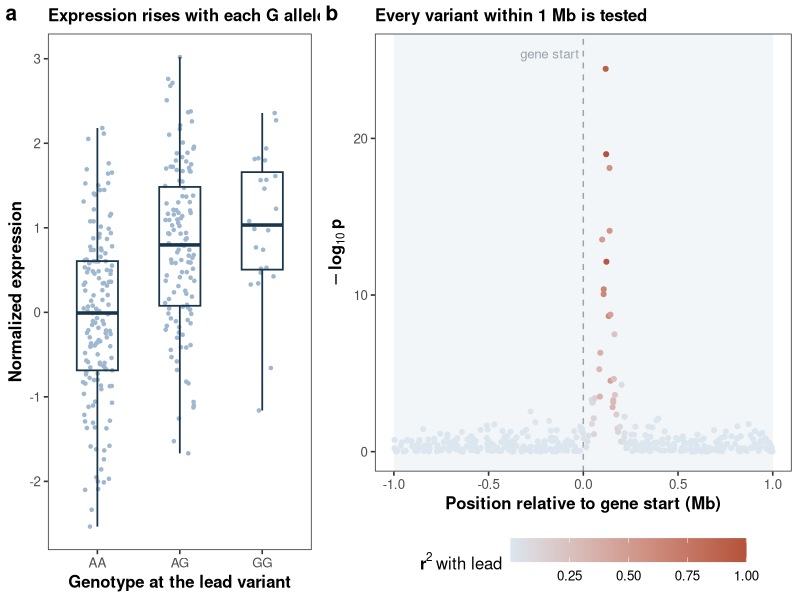
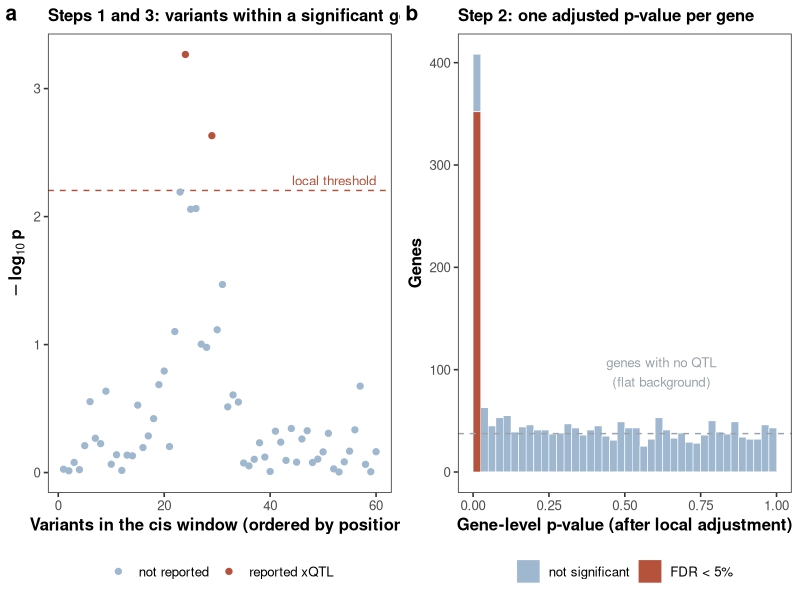
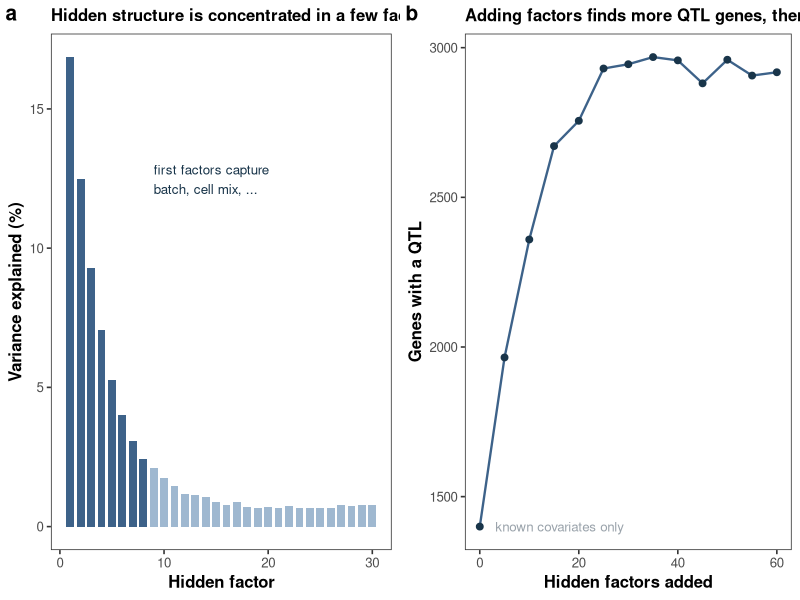
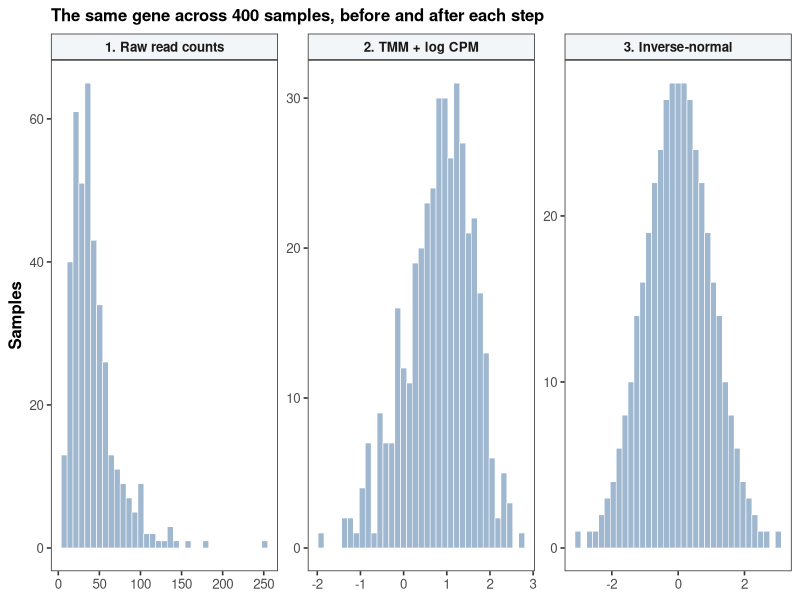
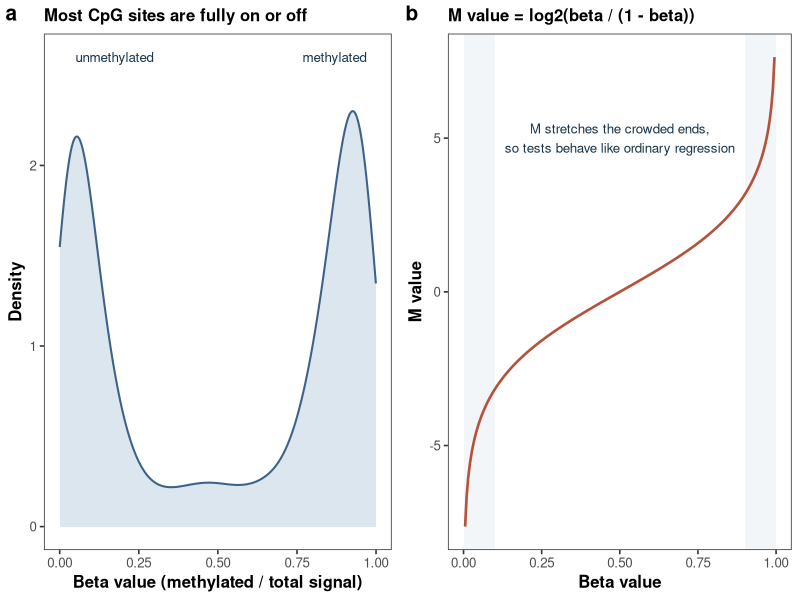
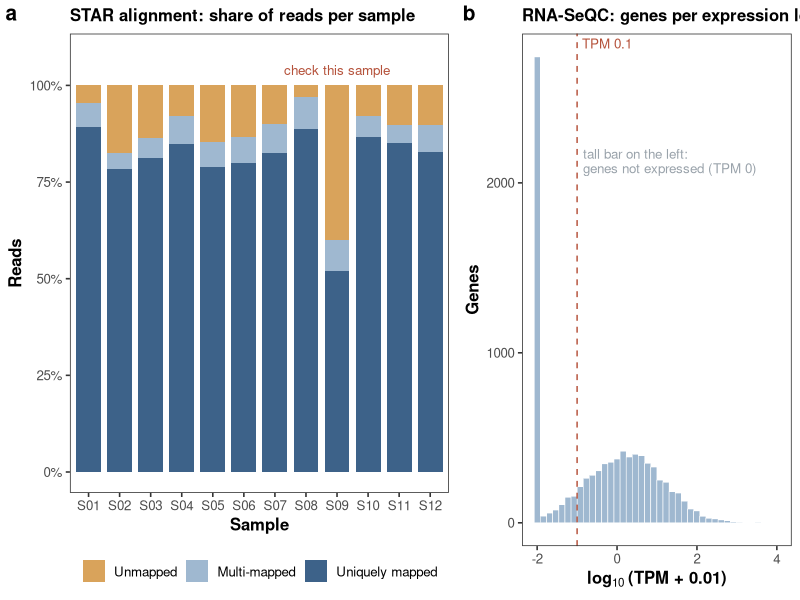

The R source for these figures, in order:
# Teaching figures for the module pages, drawn from simulated data in the xqtl-paper style
# (theme_bw, no grid lines, bold titles, soft colour ramps).
# Run from the repository root:  Rscript website/figures/module_figures.R
# Writes website/figures/modules/<module>.png
suppressPackageStartupMessages({ library(ggplot2); library(grid) })
set.seed(2026)
out <- "website/figures/modules"
dir.create(out, showWarnings = FALSE, recursive = TRUE)

navy <- "#19354a"; blue <- "#3d6289"; sky <- "#9fb8d0"; pale <- "#dce6ef"
red  <- "#b5523b"; sand <- "#d9a35b"; grey <- "#9aa3ab"

theme_x <- function(base = 12) theme_bw(base_size = base) + theme(
  panel.grid = element_blank(),
  plot.title = element_text(face = "bold", size = base),
  axis.title = element_text(face = "bold"),
  legend.position = "bottom", legend.title = element_text(face = "bold"),
  strip.background = element_rect(fill = "#f3f6f8"), strip.text = element_text(face = "bold"))

# lay panels side by side with bold a, b, c tags
save_panels <- function(file, plots, widths = rep(1, length(plots)), w = 10, h = 4) {
  png(file.path(out, file), width = w, height = h, units = "in", res = 200)
  grid.newpage()
  pushViewport(viewport(layout = grid.layout(1, length(plots), widths = unit(widths, "null"))))
  for (i in seq_along(plots)) {
    vp <- viewport(layout.pos.row = 1, layout.pos.col = i)
    print(plots[[i]], vp = vp)
    pushViewport(vp)
    if (length(plots) > 1) grid.text(letters[i], x = unit(4, "pt"), y = unit(1, "npc") - unit(4, "pt"),
              just = c("left", "top"), gp = gpar(fontface = "bold", fontsize = 15))
    popViewport()
  }
  invisible(dev.off())
}

## 1. TensorQTL: one gene with a cis-eQTL --------------------------------------------------
n <- 300; maf <- 0.3
g <- rbinom(n, 2, maf)
expr <- 0.6 * g + rnorm(n)
d1 <- data.frame(geno = factor(c("AA", "AG", "GG")[g + 1], levels = c("AA", "AG", "GG")), expr)
p1a <- ggplot(d1, aes(geno, expr)) +
  geom_jitter(width = 0.18, size = 0.9, colour = sky) +
  geom_boxplot(fill = NA, colour = navy, outlier.shape = NA, width = 0.5, linewidth = 0.6) +
  labs(title = "Expression rises with each G allele", x = "Genotype at the lead variant",
       y = "Normalized expression") + theme_x()

pos <- sort(runif(400, -1e6, 1e6)); lead <- which.min(abs(pos - 1.2e5))
ld <- exp(-abs(pos - pos[lead]) / 6e4)                # LD with the lead variant decays with distance
z  <- 9 * ld * sign(rnorm(400, 2)) + rnorm(400)
d1b <- data.frame(pos = pos / 1e6, lp = -log10(2 * pnorm(-abs(z))), ld = ld^2)
p1b <- ggplot(d1b, aes(pos, lp, colour = ld)) +
  annotate("rect", xmin = -1, xmax = 1, ymin = -Inf, ymax = Inf, fill = "#f3f6f8") +
  geom_vline(xintercept = 0, linetype = 2, colour = grey) +
  geom_point(size = 1.4) +
  annotate("text", x = 0, y = max(d1b$lp) * 1.04, label = "gene start ", colour = grey, size = 3.4, hjust = 1) +
  scale_colour_gradient(low = pale, high = red, name = expression(bold(r^2)~"with lead")) +
  labs(title = "Every variant within 1 Mb is tested", x = "Position relative to gene start (Mb)",
       y = expression(bold(-log[10]~p))) + theme_x() +
  theme(legend.key.width = unit(1.2, "cm"))
save_panels("tensorqtl.png", list(p1a, p1b), widths = c(0.8, 1.2))

## 2. QTL post-processing: local then global correction -----------------------------------
m <- 2000; is_e <- runif(m) < 0.25
pmin <- ifelse(is_e, rbeta(m, 0.08, 1), runif(m))       # gene-level adjusted minimum p
o <- order(pmin); bh <- p.adjust(pmin, "BH")
d2 <- data.frame(p = pmin, sig = bh < 0.05)
p2a <- ggplot(d2, aes(p, fill = sig)) +
  geom_histogram(breaks = seq(0, 1, 0.025), colour = "white", linewidth = 0.2) +
  geom_hline(yintercept = sum(!is_e) / 40, linetype = 2, colour = grey) +
  annotate("text", x = 0.62, y = sum(!is_e) / 40, label = "genes with no QTL\n(flat background)",
           vjust = -1.6, colour = grey, size = 3.4) +
  scale_fill_manual(values = c(`TRUE` = red, `FALSE` = sky), labels = c(`TRUE` = "FDR < 5%", `FALSE` = "not significant"), name = NULL) +
  labs(title = "Step 2: one adjusted p-value per gene", x = "Gene-level p-value (after local adjustment)",
       y = "Genes") + theme_x()
nv <- 60; zv <- 3.2 * exp(-abs(1:nv - 25) / 6) + rnorm(nv, 0, 0.5)
pv <- 2 * pnorm(-abs(zv)); keep <- pv < 0.05 / 8        # eigenMT-like: ~8 effective tests
d2b <- data.frame(i = 1:nv, lp = -log10(pv), keep)
p2b <- ggplot(d2b, aes(i, lp, colour = keep)) +
  geom_hline(yintercept = -log10(0.05 / 8), linetype = 2, colour = red) +
  annotate("text", x = nv, y = -log10(0.05 / 8), label = "local threshold", hjust = 1, vjust = -0.5, colour = red, size = 3.4) +
  geom_point(size = 1.8) +
  scale_colour_manual(values = c(`TRUE` = red, `FALSE` = sky), labels = c(`TRUE` = "reported xQTL", `FALSE` = "not reported"), name = NULL) +
  labs(title = "Steps 1 and 3: variants within a significant gene", x = "Variants in the cis window (ordered by position)",
       y = expression(bold(-log[10]~p))) + theme_x()
save_panels("qtl_postprocessing.png", list(p2b, p2a))

## 3. Hidden factors: how many to keep -----------------------------------------------------
k <- 1:30; ve <- 22 * exp(-k / 3.2) + 0.6 + runif(30, 0, 0.2)
p3a <- ggplot(data.frame(k, ve), aes(k, ve)) +
  geom_col(fill = sky, width = 0.75) + geom_col(data = data.frame(k = 1:8, ve = ve[1:8]), fill = blue, width = 0.75) +
  annotate("text", x = 9, y = ve[2], label = "first factors capture\nbatch, cell mix, ...", hjust = 0, size = 3.4, colour = navy) +
  labs(title = "Hidden structure is concentrated in a few factors", x = "Hidden factor",
       y = "Variance explained (%)") + theme_x()
kk <- seq(0, 60, 5); eg <- 1400 + 1700 * (1 - exp(-kk / 12)) - 6 * pmax(kk - 25, 0) + rnorm(length(kk), 0, 25)
p3b <- ggplot(data.frame(kk, eg), aes(kk, eg)) +
  geom_line(colour = blue, linewidth = 0.8) + geom_point(colour = navy, size = 2) +
  annotate("text", x = 0, y = eg[1], label = "known covariates only", hjust = -0.12, vjust = 0.5, size = 3.4, colour = grey) +
  labs(title = "Adding factors finds more QTL genes, then levels off", x = "Hidden factors added",
       y = "Genes with a QTL") + theme_x()
save_panels("hidden_factors.png", list(p3a, p3b))

## 4. Expression normalization: one gene, three scales -------------------------------------
lib <- rlnorm(400, log(2e7), 0.35); mu <- 40 * lib / 2e7
cnt <- rnbinom(400, mu = mu, size = 4)
cpm <- log2((cnt + 0.5) / lib * 1e6)
inv <- qnorm((rank(cpm) - 0.5) / length(cpm))
d4 <- rbind(data.frame(stage = "1. Raw read counts", v = cnt),
            data.frame(stage = "2. TMM + log CPM", v = cpm),
            data.frame(stage = "3. Inverse-normal", v = inv))
d4$stage <- factor(d4$stage, levels = unique(d4$stage))
p4 <- ggplot(d4, aes(v)) +
  geom_histogram(bins = 35, fill = sky, colour = "white", linewidth = 0.2) +
  facet_wrap(~stage, scales = "free") +
  labs(title = "The same gene across 400 samples, before and after each step", x = NULL, y = "Samples") +
  theme_x()
save_panels("expression_normalization.png", list(p4), h = 3.6)

## 5. Methylation: beta and M values -------------------------------------------------------
beta <- c(rbeta(6000, 1.2, 14), rbeta(7000, 14, 1.6), rbeta(1500, 4, 4))
d5 <- data.frame(beta)
p5a <- ggplot(d5, aes(beta)) + geom_density(fill = pale, colour = blue, linewidth = 0.7) +
  annotate("text", x = 0.05, y = 2.6, label = "unmethylated", hjust = 0, size = 3.4, colour = navy) +
  annotate("text", x = 0.97, y = 2.6, label = "methylated", hjust = 1, size = 3.4, colour = navy) +
  labs(title = "Most CpG sites are fully on or off", x = "Beta value (methylated / total signal)",
       y = "Density") + theme_x()
bb <- seq(0.005, 0.995, length.out = 200)
p5b <- ggplot(data.frame(bb, M = log2(bb / (1 - bb))), aes(bb, M)) +
  annotate("rect", xmin = 0, xmax = 0.1, ymin = -Inf, ymax = Inf, fill = "#f3f6f8") +
  annotate("rect", xmin = 0.9, xmax = 1, ymin = -Inf, ymax = Inf, fill = "#f3f6f8") +
  geom_line(colour = red, linewidth = 0.9) +
  annotate("text", x = 0.5, y = 5, label = "M stretches the crowded ends,\nso tests behave like ordinary regression",
           size = 3.4, colour = navy) +
  labs(title = "M value = log2(beta / (1 - beta))", x = "Beta value", y = "M value") + theme_x()
save_panels("methylation.png", list(p5a, p5b))

## 6. RNA-seq calling: where the reads go --------------------------------------------------
ns <- 12; s <- sprintf("S%02d", 1:ns)
uniq <- runif(ns, 0.78, 0.9); multi <- runif(ns, 0.04, 0.09); unm <- 1 - uniq - multi
uniq[9] <- 0.52; multi[9] <- 0.08; unm[9] <- 0.40                     # one poor sample
d6 <- data.frame(sample = rep(s, 3), frac = c(uniq, multi, unm),
                 fate = factor(rep(c("Uniquely mapped", "Multi-mapped", "Unmapped"), each = ns),
                               levels = c("Unmapped", "Multi-mapped", "Uniquely mapped")))
p6a <- ggplot(d6, aes(sample, frac, fill = fate)) + geom_col(width = 0.8) +
  annotate("text", x = 9, y = 1.04, label = "check this sample", size = 3.4, colour = red) +
  scale_fill_manual(values = c(`Uniquely mapped` = blue, `Multi-mapped` = sky, Unmapped = sand), name = NULL) +
  scale_y_continuous(labels = scales::percent, limits = c(0, 1.08), breaks = seq(0, 1, 0.25)) +
  labs(title = "STAR alignment: share of reads per sample", x = "Sample", y = "Reads") + theme_x()
tpm <- c(rlnorm(9000, 0.5, 2.2)); tpm[runif(9000) < 0.3] <- 0
d6b <- data.frame(l = log10(tpm + 0.01))
p6b <- ggplot(d6b, aes(l)) + geom_histogram(bins = 40, fill = sky, colour = "white", linewidth = 0.2) +
  geom_vline(xintercept = log10(0.1), linetype = 2, colour = red) +
  annotate("text", x = -0.85, y = 2200, label = "tall bar on the left:\ngenes not expressed (TPM 0)", hjust = 0, vjust = 1, size = 3.4, colour = grey, lineheight = 0.9) +
  annotate("text", x = log10(0.1), y = Inf, label = "TPM 0.1", hjust = -0.1, vjust = 1.5, size = 3.4, colour = red) +
  labs(title = "RNA-SeQC: genes per expression level", x = expression(bold(log[10]~"(TPM + 0.01)")),
       y = "Genes") + theme_x()
save_panels("rna_calling.png", list(p6a, p6b), widths = c(1.2, 0.9))
